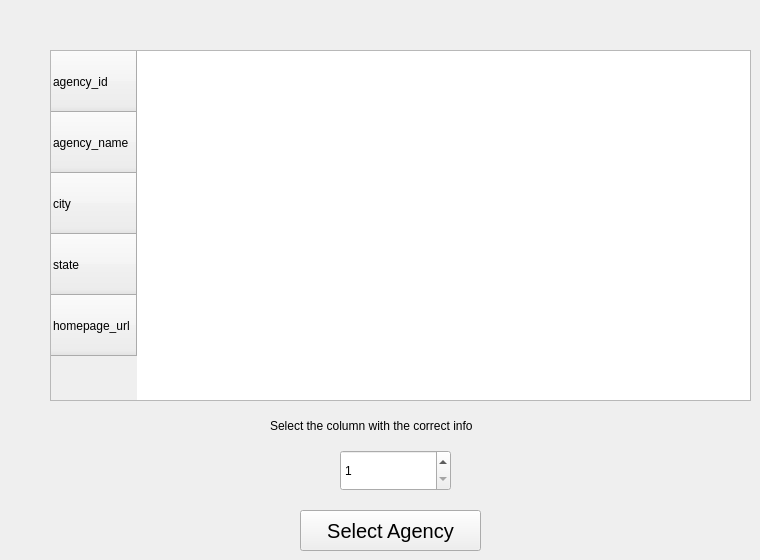
    <widget class="QWidget" name="SelectSchema">
     <attribute name="title">
      <string>Schema</string>
     </attribute>
     <widget class="QTableWidget" name="searchResult_table">
      <property name="geometry">
       <rect>
        <x>50</x>
        <y>50</y>
        <width>701</width>
        <height>351</height>
       </rect>
      </property>
      <property name="sizeAdjustPolicy">
       <enum>QAbstractScrollArea::AdjustToContents</enum>
      </property>
      <property name="alternatingRowColors">
       <bool>true</bool>
      </property>
      <attribute name="horizontalHeaderMinimumSectionSize">
       <number>80</number>
      </attribute>
      <attribute name="verticalHeaderDefaultSectionSize">
       <number>61</number>
      </attribute>
      <attribute name="verticalHeaderMinimumSectionSize">
       <number>29</number>
      </attribute>
      <row>
       <property name="text">
        <string>agency_id</string>
       </property>
      </row>
      <row>
       <property name="text">
        <string>agency_name</string>
       </property>
      </row>
      <row>
       <property name="text">
        <string>city</string>
       </property>
      </row>
      <row>
       <property name="text">
        <string>state</string>
       </property>
      </row>
      <row>
       <property name="text">
        <string>homepage_url</string>
       </property>
      </row>
     </widget>
     <widget class="QPushButton" name="select_agency_button">
      <property name="geometry">
       <rect>
        <x>300</x>
        <y>510</y>
        <width>181</width>
        <height>41</height>
       </rect>
      </property>
      <property name="font">
       <font>
        <pointsize>15</pointsize>
       </font>
      </property>
      <property name="text">
       <string>Select Agency</string>
      </property>
     </widget>
     <widget class="QSpinBox" name="schema_spinBox">
      <property name="geometry">
       <rect>
        <x>340</x>
        <y>450</y>
        <width>111</width>
        <height>41</height>
       </rect>
      </property>
      <property name="minimum">
       <number>1</number>
      </property>
      <property name="value">
       <number>1</number>
      </property>
     </widget>
     <widget class="QLabel" name="step1_3">
      <property name="geometry">
       <rect>
        <x>270</x>
        <y>410</y>
        <width>251</width>
        <height>31</height>
       </rect>
      </property>
      <property name="font">
       <font>
        <pointsize>9</pointsize>
       </font>
      </property>
      <property name="text">
       <string>Select the column with the correct info</string>
      </property>
      <property name="wordWrap">
       <bool>true</bool>
      </property>
     </widget>
    </widget>
